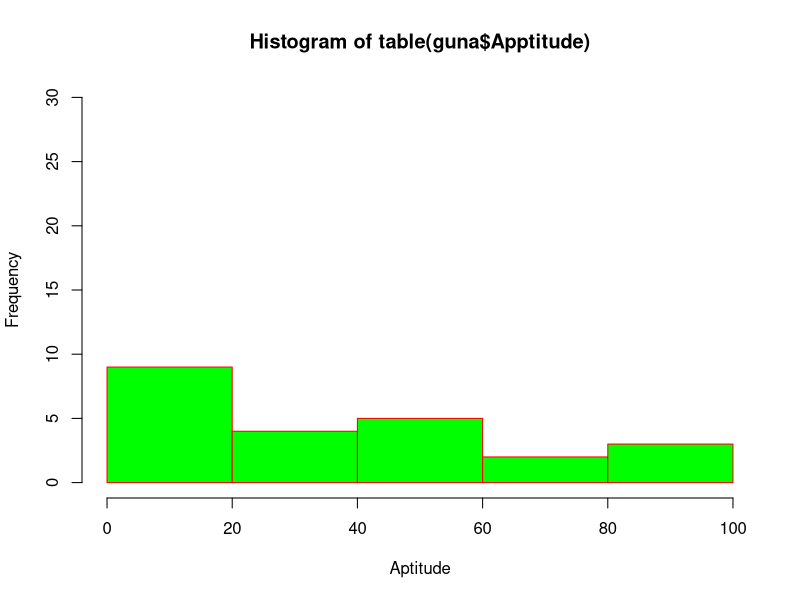
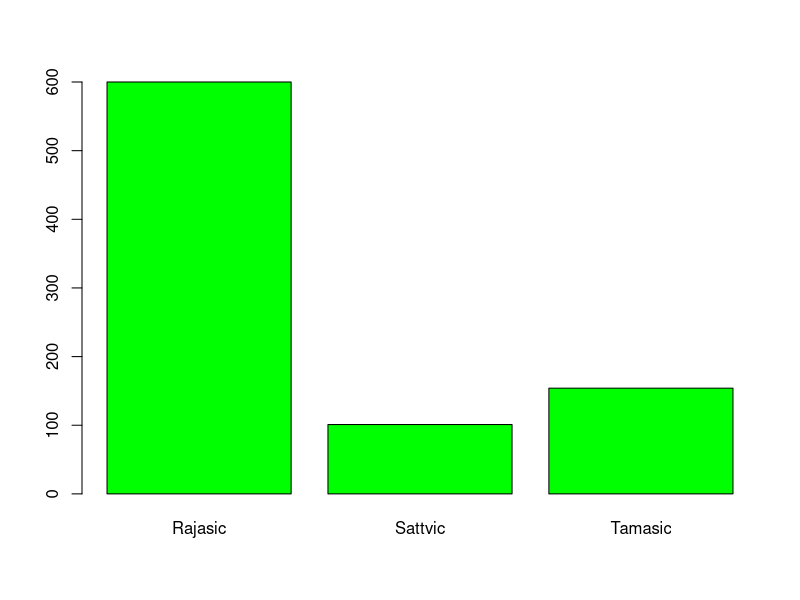
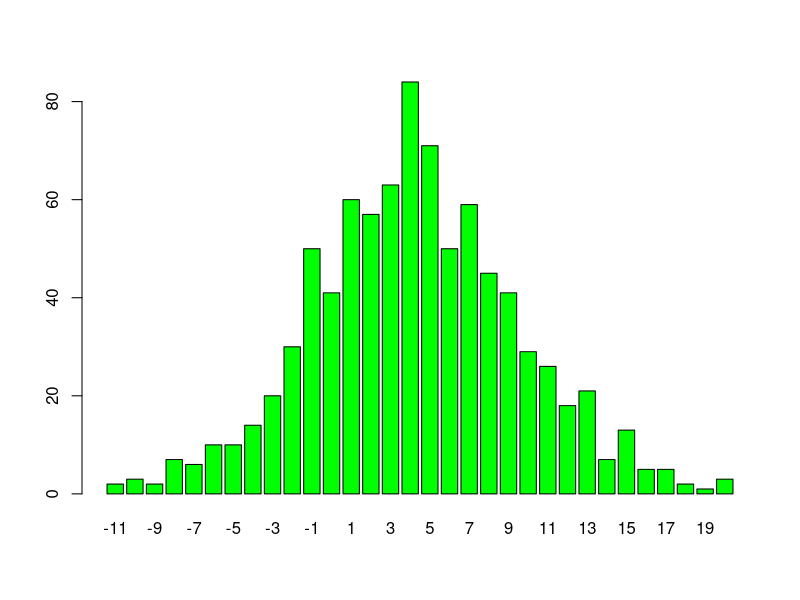
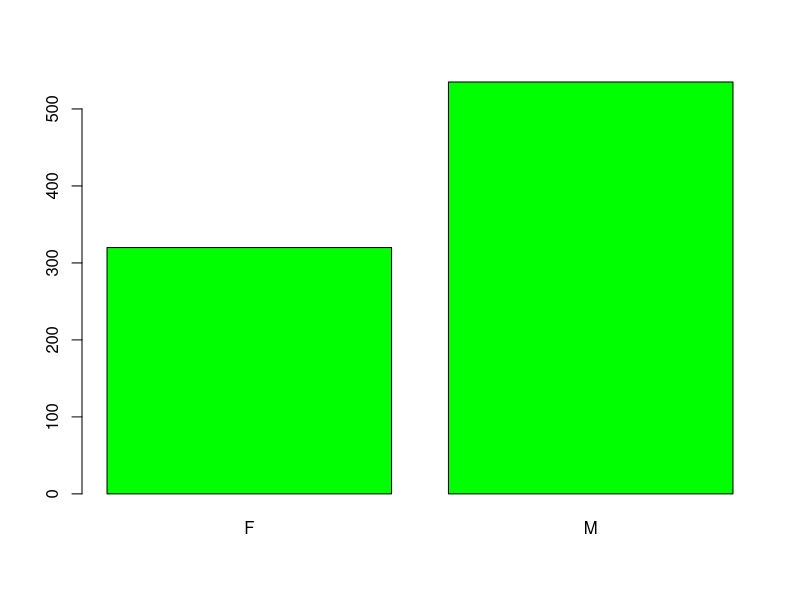
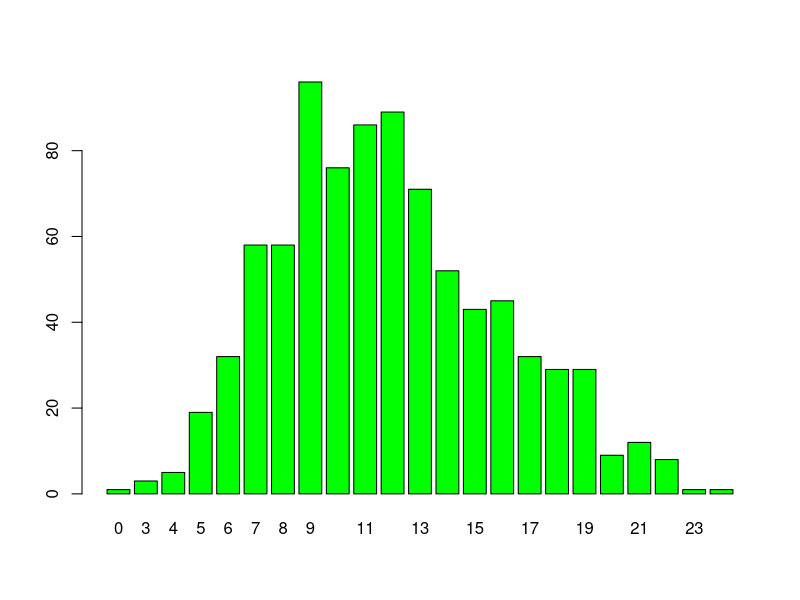
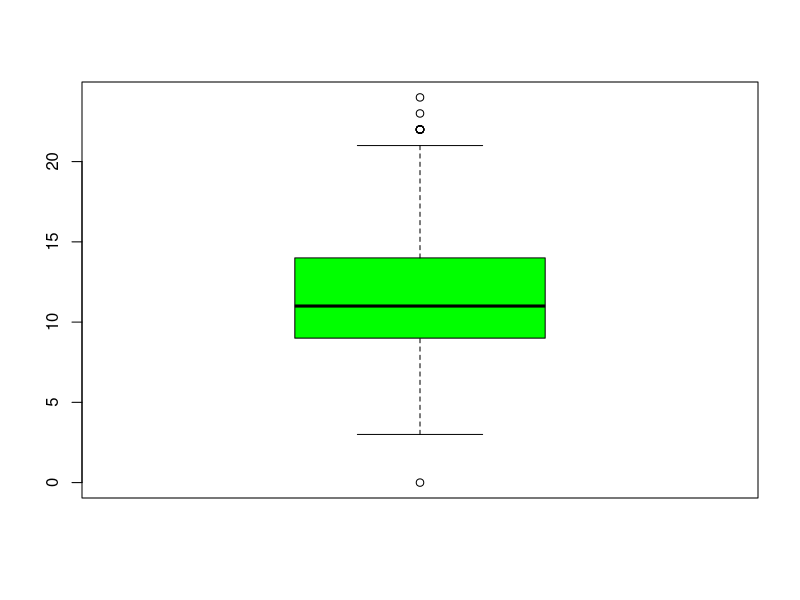
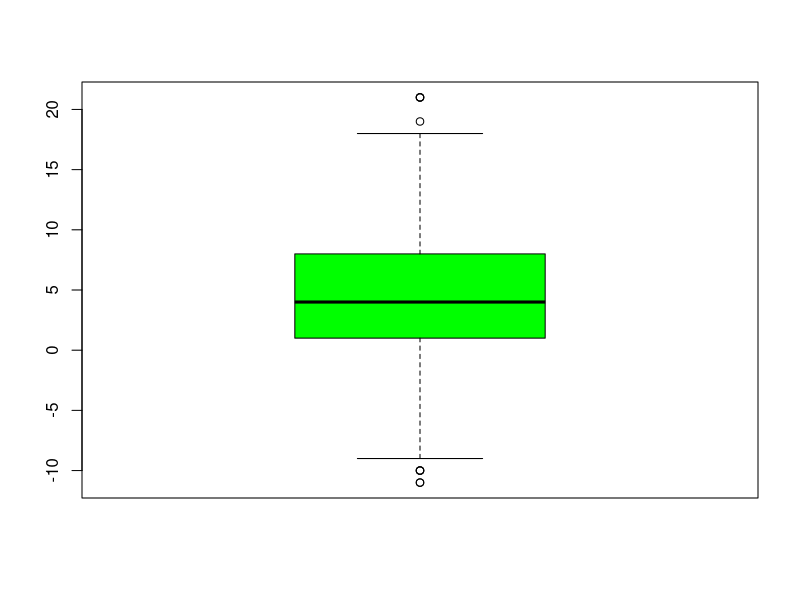
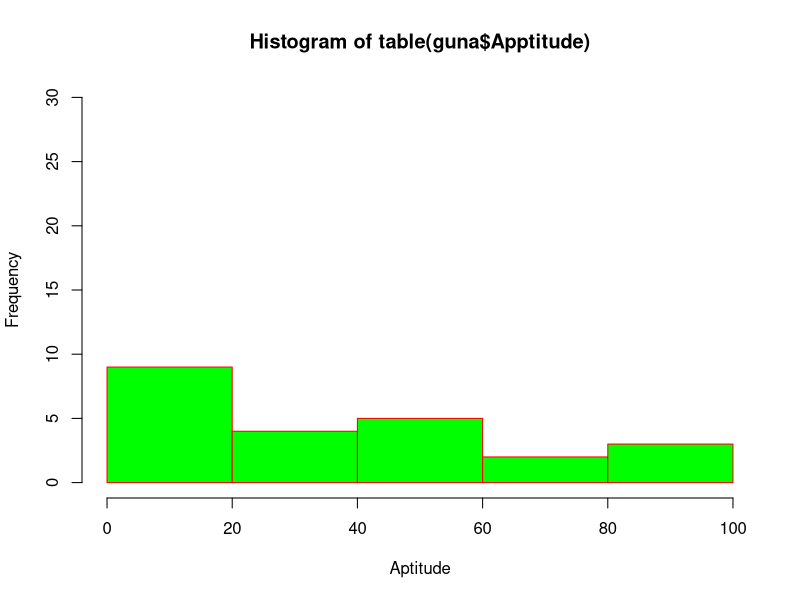

Write the R code that produced these figures, in order.
getwd()
setwd("D:/ThamilMani/Learning-Programming-/R Programming/21. Data Analysis For Guna.xlsx Data set")
guna = read.csv("guna.csv")
head(guna)
summary(guna)

hist(table(guna$Apptitude),xlab = "Aptitude",col = "Green",border = "red",xlim = c(0,100),ylim = c(0,30),breaks = 5)

#bar plot
barplot(table(guna$gunas),col = "green")
barplot(table(guna$Attitude),col = "green")
barplot(table(guna$Gender),col = "green")
barplot(table(guna$Apptitude),col = "green")

#box plot
boxplot(guna$Apptitude,col = c("green"))
boxplot(guna$Attitude,col = c("green"))

hist(table(guna$Apptitude),xlab = "Aptitude",col = "green",border = "red",xlim = c(0,100),ylim = c(0,30),breaks = 5)
hist(table(guna$gunas),xlab = "gunas",col = "green",border = "red",xlim = c(0,100),ylim = c(0,30),breaks = 5)
hist(table(guna$Attitude),xlab = "Attitude",col = "green",border = "red",xlim = c(0,100),ylim = c(0,30),breaks = 10)

#Scatter plot
plot(x=guna$Apptitude,y=guna$Attitude,xlab = "Apptitude",ylab = "Attitude",main = "Apptitude vs Attitude",
     col=c("red","green"))
legend("bottomright",pch = 5,col = c("red","green"),legend = c("Aptitude","Attitude"))

#pie chart
d=as.data.frame(table(guna$gunas))
print(d)
pie(d$Freq,c("Rajasic","Sattvic","Tamasic"))
pie(d$Freq,d$Var1)